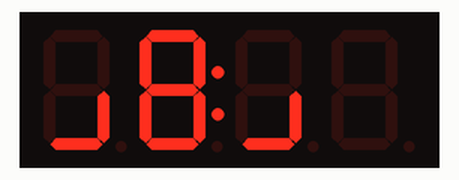
Simulated run of this sketch. Board: Arduino Uno, built with avr-gcc and run on an emulated ATmega328P. Shown: 4-digit seven-segment display. Wiring (inferred from the names in the program): HT16K33 LED driver at I2C address 0x70.

Above: at 0.1 s.
At 2.1 s:
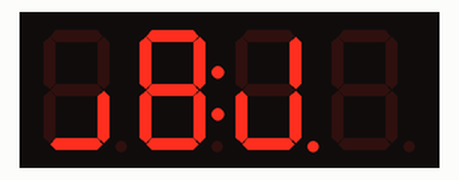
At 4.1 s:
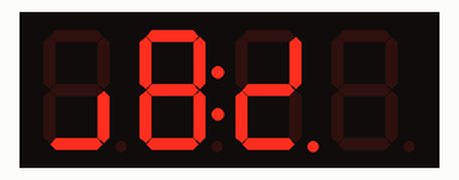
At 9.1 s:
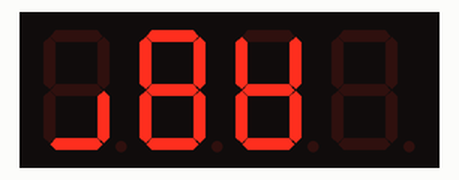
At 17.1 s:
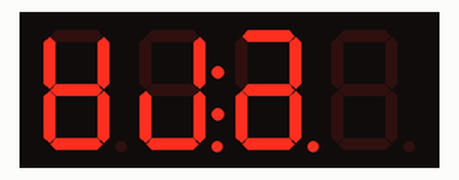
At 26.1 s:
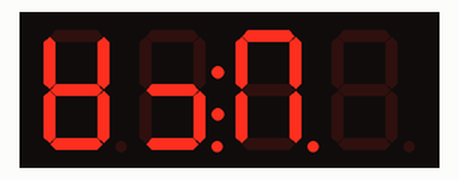

Measured:
- what the display in image 0 shows lasts 1.0 s, from 0.0 s to 1.0 s
- what the display in image 3 shows lasts 2.0 s, from 9.0 s to 11.0 s

The sketch:

HT16K33_7seg_5643AS.ino
```cpp
// test routine for HT16K33 dot LED driver
// made by Vaphio @ Sept.26, 2026
#include <Wire.h>

const uint8_t HT16K33_addr=0x70;
const uint8_t HT16K33_init[4] = {0x21, 0x81, 0xA0, 0xEA1};
const uint8_t digit_code[16] = {0x7E, 0x0C, 0xB6, 0x9E, 0xCC, 0xDA, 0xFA, 0x0E, 0xFE, 0xDE, 0xEE, 0xF8, 0x72, 0xBC, 0xF2, 0xE2};
const int grn = 0;
const int red = 8;

uint8_t dram[16];

void setup() {
  Wire.begin();
  for (uint8_t cmd : HT16K33_init) {
    sendCmd(cmd);
  }
  clearAll();
  delay(10);
  Serial.begin(9600);
//  Serial.println("Start");
}

void loop() {
  int base = 1000;
  for (int i=0; i<10; i++) {
    base++;
    int col=1;
    set4dig(base, col);
    delay(1000);
    col = (col+1) % 2;
  }
  delay(1000);
  clearAll();
  for (int i=0; i<16; i++) {
    base++;
    setHex(base, 3);
    delay(1000);
  }
  delay(1000);
  clearAll();
  for (int i=0; i<30; i++) {
    set4dig(base, 1);
    delay(500);
    set4dig(base++, 0);
    delay(500);
  }
  delay(1000);
  clearAll();
  delay(1000);
}

void sendCmd(uint8_t cmd) {
  Wire.beginTransmission(HT16K33_addr);
  Wire.write(cmd);
  Wire.endTransmission();
}

void sendBlockCmd(uint8_t* data) {
  int size = sizeof(data) / sizeof(data[0]);
  Wire.beginTransmission(HT16K33_addr);
  for (int i=0; i<size; i++) {
    Wire.write(data[i]);
  }
  Wire.endTransmission();
  delay(10);
}

void setLED(int dig) {
  Wire.beginTransmission(HT16K33_addr);
  Wire.write(0x00);
  for (int i=0; i<dig; i++) {
    Wire.write(dram[i]);
  }
  Wire.endTransmission();
}

void setColon(bool sw) {
  Wire.beginTransmission(HT16K33_addr);
  Wire.write(0x08);
  if (sw) {
    Wire.write(0x06);
  } else {
    Wire.write(0x00);
  }
  Wire.endTransmission();
}

void set4dig(int num, int dec) {
  int dig[4];
  for (int i=0; i<4; i++) {
    dig[3-i] = num % 10;
    num = num / 10;
  }
  for (int i=0; i<4; i++) {
    setNum(i, dig[i], dec);
  }
}

void setNum(int dig, int num, int dec) {
  int period = 0;
  Wire.beginTransmission(HT16K33_addr);
  Wire.write(dig*2);
  if (dig==dec) {
    period = 1;
  } else {
    period = 0;
  }
  Wire.write(digit_code[num] | period);
  Wire.endTransmission();
}

void setHex(int num, int cl) {
  int dig[4];
  for (int i=0; i<4; i++) {
    dig[3-i] = num %16;
    num = num / 16;
  }
  for (int i=0; i<4; i++) {
    setNum(i, dig[i], cl);
  }
}

void setDram(uint8_t data) {
  for (int i=0; i<16; i++) {
    dram[i] = data;
  }
}

void clearAll() {
  Wire.beginTransmission(HT16K33_addr);
  Wire.write(0x00);
  for (int i=0; i<16; i++) {
    Wire.write(0x00);
  }
  Wire.endTransmission();
}
```
